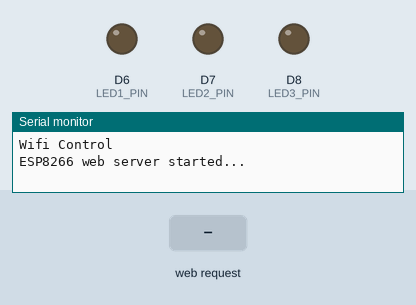
This sketch was run on a simulated ESP8266 (NodeMCU). On the bench: output pins drawn as LEDs (lit = HIGH), the last lines printed to the serial monitor. The test bench sets the inputs (shaded band). WiFi joins after 1.5 s; servers stay silent unless stated.

Above: at 1.2 s.
1.3 s: HTTP request GET /led1on received
At 2.5 s:
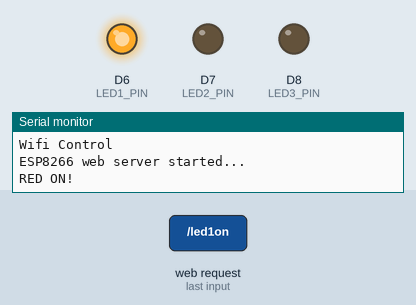
2.8 s: HTTP request GET /led2on received
At 3.8 s:
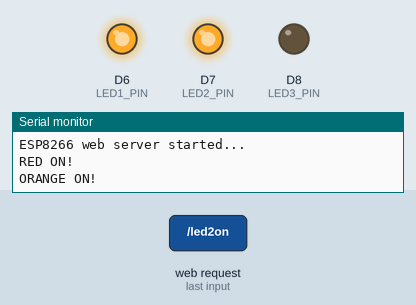
4.3 s: HTTP request GET /led1off received
At 4.9 s:
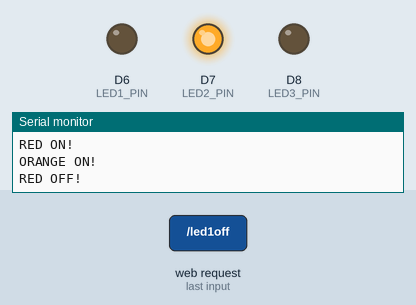
5.8 s: HTTP request GET /led3on received
At 6.1 s:
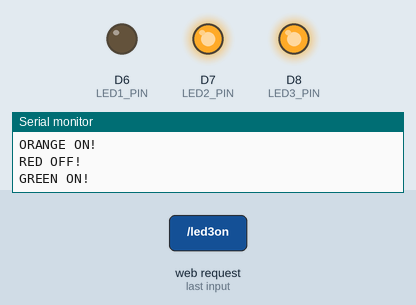
7.3 s: HTTP request GET /led2off received
At 8.4 s:
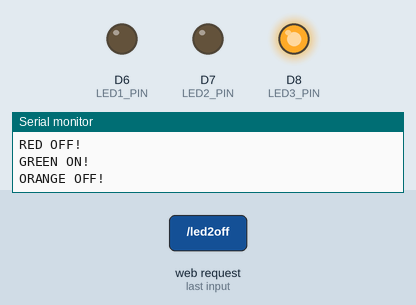
8.8 s: HTTP request GET /ledallon received
At 9.5 s:
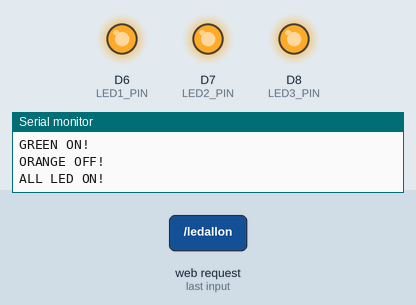
Timing chart, 0 to 11.3 s (numbered marks = the images above; inputs shaded):
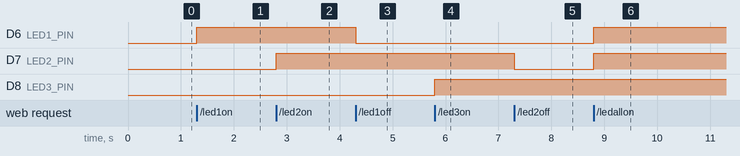

The sketch:

AP_led.ino
```cpp
/*
//AP mode test OK good 20201015
//WiFi 설정 IoT-AP 연결
D0  16 LED PULLUP 10K
D1  5
D2  4
D3  0 FLASH LEFT
D4  2    (SDA)
D5  14   (SCL)OK
D6  12 R UP
D7  13 B DOWN
D8  15 MOTOR G PULLDOWN 10K
D9  3 RX
D10 1 TX
*/
#include <ESP8266WiFi.h>
#include <ESP8266WebServer.h>

// WiFi settings
#define WIFI_MODE   1 // 1 = AP mode, 2 = STA mode
#define SSID_AP     "iot-ljw"    // for AP mode
#define PASSWORD_AP "" // for AP mode
#define SSID_STA     "wifi_ssid"     // for STA mode
#define PASSWORD_STA "wifi_password" // for STA mode

// pin settings
#define LED1_PIN    D6   //16 pin 1 of (D0)led
#define LED2_PIN    D7   //16 pin 1 of (D0)led
#define LED3_PIN    D8   //16 pin 1 of (D0)led

//IP for AP mode
IPAddress local_ip(192, 168, 4, 100);
IPAddress gateway(192, 168, 4, 100);
IPAddress subnet(255, 255, 255, 0);
ESP8266WebServer server(80);

int set_mode = 0; //select mode action
bool LED1status = LOW;
bool LED2status = LOW;
bool LED3status = LOW;

// initialize
void setup() {
  Serial.begin(9600);
  Serial.println("Wifi Control");
  pinMode(LED1_PIN, OUTPUT);
  pinMode(LED2_PIN, OUTPUT);
  pinMode(LED3_PIN, OUTPUT);


  if (WIFI_MODE == 1) { // AP mode
    WiFi.softAP(SSID_AP, PASSWORD_AP);
    WiFi.softAPConfig(local_ip, gateway, subnet);
  } else { // STA mode
    WiFi.begin(SSID_STA, PASSWORD_STA);
    Serial.print("Connecting to WiFi...");
    while (WiFi.status() != WL_CONNECTED) {
      delay(100);
      Serial.print(".");
    }
    Serial.println("");
    Serial.print("Connected! IP: ");
    Serial.println(WiFi.localIP()); //
  }

  // setup web server to handle specific HTTP requests
  server.on("/", HTTP_GET, handle_OnConnect);
  server.on("/led1on", HTTP_GET, handle_led1on);
  server.on("/led1off", HTTP_GET, handle_led1off);
  server.on("/led2on", HTTP_GET, handle_led2on);
  server.on("/led2off", HTTP_GET, handle_led2off);
  server.on("/led3on", HTTP_GET, handle_led3on);
  server.on("/led3off", HTTP_GET, handle_led3off);
  server.on("/ledallon", HTTP_GET, handle_ledallon);
  server.on("/ledalloff", HTTP_GET, handle_ledalloff);

  //start server
  server.begin();
  Serial.println("ESP8266 web server started...");
}

// handle HTTP requests and arduino control
void loop() {
  server.handleClient();
  ardu_action();
}

// HTTP request: on connect
void handle_OnConnect() {
  set_mode = 0; LED1status=LOW; LED2status=LOW; LED3status=LOW;
  Serial.println("Client connected");
  server.send(200, "text/html", SendHTML());
}
// LED1 ON
void handle_led1on() {
  set_mode = 1; LED1status=HIGH;
  Serial.println("RED ON!");
  server.send(200, "text/html", SendHTML());
}
// LED1 OFF
void handle_led1off() {
  set_mode = 2; LED1status=LOW;
  Serial.println("RED OFF!");
  server.send(200, "text/html", SendHTML());
}
// LED2 ON
void handle_led2on() {
  set_mode = 3; LED1status=HIGH;
  Serial.println("ORANGE ON!");
  server.send(200, "text/html", SendHTML());
}
// LED2 OFF
void handle_led2off() {
  set_mode = 4; LED1status=LOW;
  Serial.println("ORANGE OFF!");
  server.send(200, "text/html", SendHTML());
}
// LED3 ON
void handle_led3on() {
  set_mode = 5; LED1status=HIGH;
  Serial.println("GREEN ON!");
  server.send(200, "text/html", SendHTML());
}
// LED3 OFF
void handle_led3off() {
  set_mode = 6; LED1status=LOW;
  Serial.println("GREEN OFF!");
  server.send(200, "text/html", SendHTML());
}
// LED ALL ON
void handle_ledallon() {
  set_mode = 7; LED1status=HIGH;
  Serial.println("ALL LED ON!");
  server.send(200, "text/html", SendHTML());
}
// LED ALL OFF
void handle_ledalloff() {
  set_mode = 8; LED1status=LOW;
  Serial.println("ALL LED OFF!");
  server.send(200, "text/html", SendHTML());
}

// control mode select
void ardu_action() {
  switch (set_mode) {
    case 0: // all off
      digitalWrite(D6, LOW);
      digitalWrite(D7, LOW);
      digitalWrite(D8, LOW);
      break;
    case 1: // RED ON
      digitalWrite(D6, HIGH);
      break;
    case 2: // RED OFF
      digitalWrite(D6, LOW);
      break;
    case 3: // ORANGE ON
      digitalWrite(D7, HIGH);
      break;
    case 4: // ORANGE OFF
      digitalWrite(D7, LOW);
      break;
    case 5: // GREEN ON
      digitalWrite(D8, HIGH);
      break;
    case 6: // GREEN OFF
      digitalWrite(D8, LOW);
      break;
    case 7: // ALL LED ON
      digitalWrite(D6, HIGH);
      digitalWrite(D7, HIGH);
      digitalWrite(D8, HIGH);
      break;
    case 8: // all off
      digitalWrite(D6, LOW);
      digitalWrite(D7, LOW);
      digitalWrite(D8, LOW);
      break;
///    case 5: // MOT_SPEED
///      analogWrite(MOT1_PIN, MOT_SPEED);
///      break;
  }
}

// output HTML web page for user
String SendHTML() {
  String html = "<!DOCTYPE html>\n";
  html += "<html>\n";
  html += "<head>\n";
  html += "<title>Wifi Control</title>\n";
  html += "<meta name=\"viewport\" content=\"width=device-width, initial-scale=1\">\n";
  html += "<style>\n";
  html += "html {font-family: Helvetica; display: inline-block; margin: 0px auto; text-align: center;}\n";
  html += "body {margin-top: 10px;} h2 {color: #444444;margin: 10px auto 10px;} h4 {color: #444444;margin-bottom: 10px;}\n";
  html += ".button {border: 5px solid green; color: white; width: 100px; margin: 5px; padding: 15px 15px; text-align: center; text-decoration: none; font-weight: bold; font-size: 20px; border-radius: 10px; box-shadow: 0 6px #999; cursor: pointer;}\n";
  html += ".button-on {background-color: #700000;}\n";
  html += ".button-off {background-color: #000070;}\n";
  html += ".button:active {background-color: #3e8e41; box-shadow: 0 5px #666; transform: translateY(4px);}\n";
  html += ".center {display: flex; justify-content: center; align-items: center; margin: 10px;}\n";
  html += "p {font-size: 14px;color: #888;margin-bottom: 10px;}\n";
  html += "</style>\n";
  html += "</head>\n";
  html += "<body>\n";
  html += "<div align=\"center\">\n";
  html += "<h2>Wifi Control</h2>\n";
  html += "<br>\n";
  html += "<form method=\"GET\">\n";
  html += "<input class=\"button button-on\" type=\"button\" value=\"1\" onclick=\"window.location.href='/led1on'\">\n";
  html += "<br><br>\n";
  html += "<input class=\"button button-off\" type=\"button\" value=\"2\" onclick=\"window.location.href='/led1off'\">\n";
  html += "<br><br>\n";
  html += "<input class=\"button button-on\" type=\"button\" value=\"On\" onclick=\"window.location.href='/mot1on'\">\n";
  html += "<br><br>\n";
  html += "<input class=\"button button-off\" type=\"button\" value=\"Off\" onclick=\"window.location.href='/mot1off'\">\n";
  html += "</form>\n";
  html += "</div>\n";
  html += "</body>\n";
  html += "</html>\n";
  return html;
}
```

Measured:
- after the input at 1.3 s, D6 (LED1_PIN): LOW → HIGH at once
- after the input at 2.8 s, D7 (LED2_PIN): LOW → HIGH at once
- after the input at 4.3 s, D6 (LED1_PIN): HIGH → LOW at once
- after the input at 5.8 s, D8 (LED3_PIN): LOW → HIGH at once
- after the input at 7.3 s, D7 (LED2_PIN): HIGH → LOW at once
- after the input at 8.8 s, D6 (LED1_PIN), D7 (LED2_PIN): LOW → HIGH at once
